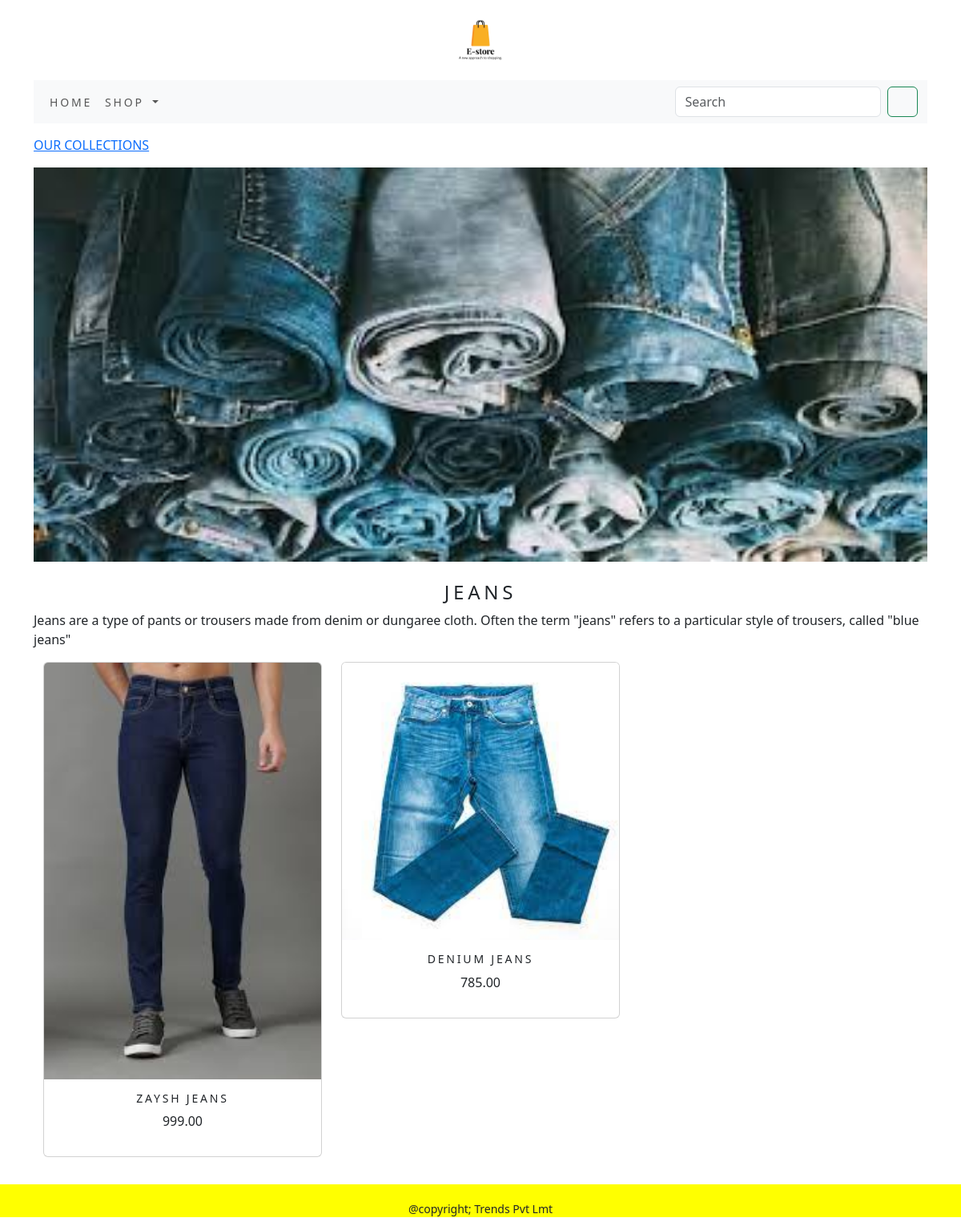
/trends/jeans/, run on the app's committed database.
### trendsapp/models.py (models this page shows, shortened)
class Category(models.Model):
    name=models.CharField(max_length=250,unique=True)
    slug=models.SlugField(max_length=250,unique=True)
    description=models.TextField(blank=True)
    image=models.ImageField(upload_to='category',blank=True)
    class Meta:
        ordering= ('name',)
        verbose_name='category'
        verbose_name_plural='categories'
    def get_url(self):
        return reverse('trendsapp:products_by_category', args=[self.slug])

class Product(models.Model):
    name = models.CharField(max_length=250, unique=True)
    slug = models.SlugField(max_length=250, unique=True)
    description = models.TextField(blank=True)
    price= models.DecimalField(max_digits=10,decimal_places=2)
    category= models.ForeignKey(Category,on_delete=models.CASCADE) #Category is table name
    image = models.ImageField(upload_to='category', blank=True)
    stock= models.IntegerField()
    available= models.BooleanField(default=True)
    created= models.DateTimeField(auto_now_add=True)
    updated= models.DateTimeField(auto_now=True)
    def get_url(self):
        return reverse('trendsapp:product_category_details', args=[self.category.slug,self.slug])
    class Meta:
        ordering = ('name',)
        verbose_name = 'product'
        verbose_name_plural = 'products'

### trendsapp/views.py (the view)
# urls.py: path('', views.allProdCat, name='allProdCat'),
def allProdCat(request,c_slug=None):
    c_page = None
    products_list = None
    if c_slug != None:
        c_page=get_object_or_404(Category,slug=c_slug)
        products_list=Product.objects.all().filter(category=c_page,available=True)
    else:
        products_list=Product.objects.all().filter(available=True)
    paginator=Paginator(products_list,6)
    try:
        page=int(request.GET.get('page','1'))
    except:
        page=1
    try:
        product=paginator.page(page)
    except(EmptyPage,InvalidPage):
        product=paginator.page(paginator.num_pages)
    return render(request,"category.html",{'category':c_page,'product':product})

### cart/context_processors.py (called while the page is built)
def counter(request):
    item_count = 0
    if 'admin' in request.path:
        return {}
    else:
        try:
            cart=Cart.objects.filter(cart_id=_cart_id(request))
            car_items=CartItem.objects.all().filter(cart=(cart[:1]))
            for cart_item in car_items:
                item_count += cart_item.quantity
        except Cart.DoesNotExist:
            item_count=0
    return dict(item_count=item_count)

### cart/views.py (called while the page is built)
def _cart_id(request):
    cart = request.session.session_key
    if not cart:
        cart = request.session.create()
    return cart

### trendsapp/context_processors.py (called while the page is built)
def menu_links(request):
    links=Category.objects.all()
    return dict(links=links)

### templates/category.html (shortened to what this page needs)
{% extends 'base.html' %}
{% load static %}
{% block content %}
    {% if category %}
        <div>
            <div class="row my_row_class">
                <div class="mx-auto">
                <p><a href="{% url 'trendsapp:allProdCat' %}">OUR COLLECTIONS</a></p>
            </div>
                </div>
        </div>
    {% endif %}
<div class="mx-auto">
    {% if category %}
    <img class="my_image" src="{{ category.image.url}}" alt="{{ category.name}}">
</div><br>
<div>
    <h1 class="text-center my_title">{{ category.name }}</h1>
    <p class="text-justify">{{ category.description }}</p>
</div>
    {% endif %}
<div class="container">
    <div class="row mx_auto">
        {% for product in product.object_list %}
        <div class="my_bottom_margin col-9 col-sm-12 col-md-4 col-lg-4">
            <div class="card text-center" style="min-width:18rem;">
             <a href="{{product.get_url}}">
             <img class="card-img-top my_image"  src="{{product.image.url}}" alt="{{product.name}}">
             </a>
                <div class="card-body"> <h4>{{ product.name }}</h4>
                     <p>{{ product.price }}</p>
                </div>
            </div>
        </div>
        {% endfor %}
    </div>
    <br>
</div>
{% endblock %}

### static/css/custom.css (style rules this page uses)
body { font-family : 'Roboto', sans-serif; }
.my_row_class { padding-top : 15px; }
.my_image { width : 100%; height : auto; }
.my_title { font-size : 24px; text-transform : uppercase; letter-spacing : .2em; }
.my_bottom_margin { margin-bottom :10px; }
.card-body h4 { font-size : 14px; text-transform : uppercase; letter-spacing : .2em; }

### data on the page
Category: image (picture), name "JEANS", description "Jeans are a type of pants or trousers made from denim or dungaree cloth. Often the term \"jeans\" refers to a particular style of trousers, called \"blue jeans\""
Product: image (picture), name "ZAYSH JEANS", price "999.00"
Product: image (picture), name "DENIUM JEANS", price "785.00"
